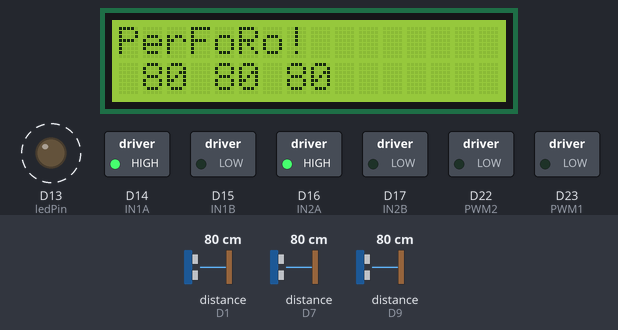
A sketch run on a simulated Arduino Due. Parts: 16×2 character LCD, switched loads named in the sketch (green lamp = pin HIGH), output pins drawn as LEDs (lit = HIGH). Wiring (inferred from the names in the program): 3 × ultrasonic range finder: trigger D0, echo D1 / trigger D6, echo D7 / trigger D8, echo D9. Dashed ring = blinking. Inputs (shaded band) come from the test bench; at power-on: distance to the obstacle (sensors on D7, D1, D9) 80 cm. The echo pulse lasts 58.3 µs per cm; random numbers use the default seed unless the sketch sets one; pins used as bus, display or sensor lines are not drawn.

Above: at 1.2 s.
1.3 s: distance to the obstacle (sensor on D7) set to 35 cm
At 1.8 s:
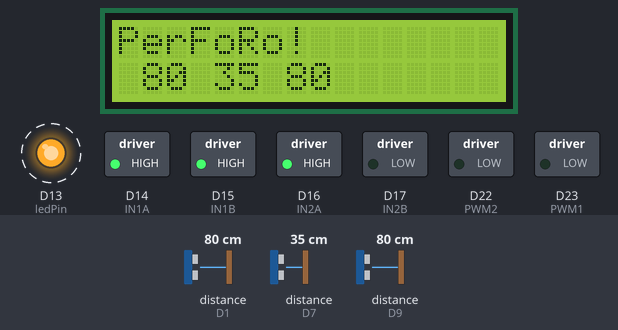
3.3 s: distance to the obstacle (sensor on D1) set to 2 cm
At 4.1 s:
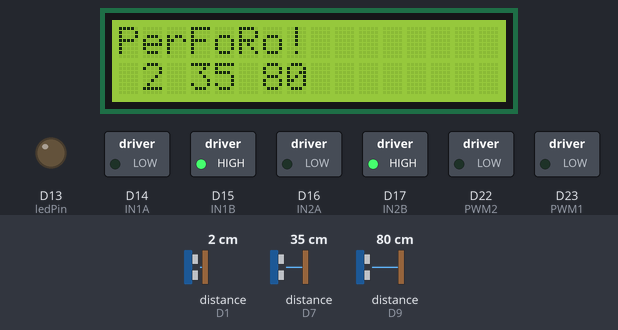
6.3 s: distance to the obstacle (sensor on D9) set to 2 cm
At 12.1 s:
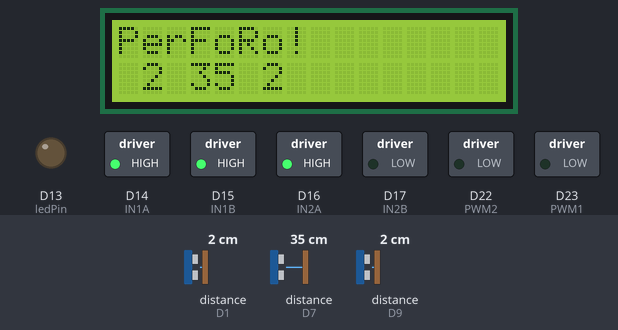
Timing chart, 0 to 27.8 s (numbered marks = the images above; inputs shaded):
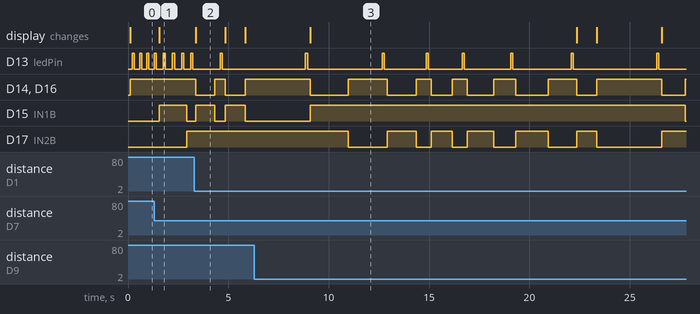

Measured:
- after the input at 1.3 s, D15 (IN1B): LOW → HIGH after 0.26 s, → LOW 1.4 s later; D17 (IN2B): LOW → HIGH after 1.6 s; the display: changes after 0.26 s (image 1)
- what the display in image 2 shows lasts 1.4 s, from 3.4 s to 4.8 s

The sketch:

OBSTACLE_AVOIDANCE.ino
```cpp
/**PerFoRo Obstacle Avoidance Module ***/
// include the library code:
#include <LiquidCrystal.h>

#define  MOTOR_DELAY_HIGH    200
#define  MOTOR_DELAY_MEDIUM  100
#define  MOTOR_DELAY_LOW     50
#define  MOTOR_SPEED         350

// initialize the library with the numbers of the interface pins
LiquidCrystal lcd(12, 11, 5, 4, 3, 2);
const int ledPin =  13;
const int LEFT_TRIG = 0;    // TRIGGER
const int LEFT_ECHO = 1;    // ECHO
const int CENTER_TRIG = 6;  // TRIGGER
const int CENTER_ECHO = 7;  // ECHO
const int RIGHT_TRIG = 8;   // TRIGGER
const int RIGHT_ECHO = 9;   // ECHO
const int PWM1 = 23;        //LEFT MOTOR
const int IN1A = 14;
const int IN1B = 15;
const int PWM2 = 22;        //RIGHT MOTOR
const int IN2A = 16;
const int IN2B = 17;
long distance, cms;
long left, center, right;
char incomingByte;
char incomingStream[10];
int i = 0, trap_count = 0;

long sense_sonar(int TRIG, int ECHO);
void display_sonar();
void avoid_obstacle(long left,long center, long right);
void sense_serial();
void toggle_led();
void move_front();
void move_back();
void move_left();
void move_right();

void setup() {
  // set up the LCD's number of columns and rows:
  lcd.begin(16, 2);
  // Print a message to the LCD.
  lcd.print("PerFoRo!");
  pinMode(ledPin, OUTPUT);
  pinMode(CENTER_TRIG, OUTPUT);
  pinMode(CENTER_ECHO,INPUT);
  pinMode(LEFT_TRIG, OUTPUT);
  pinMode(LEFT_ECHO,INPUT);
  pinMode(RIGHT_TRIG, OUTPUT);
  pinMode(RIGHT_ECHO,INPUT);
  pinMode(PWM1, OUTPUT);
  pinMode(IN1A, OUTPUT);
  pinMode(IN1B, OUTPUT);
  pinMode(PWM2, OUTPUT);
  pinMode(IN2A, OUTPUT);
  pinMode(IN2B, OUTPUT);
  analogWriteResolution(10);
  Serial.begin(38400);
}

void loop() {
  left = sense_sonar(LEFT_TRIG,LEFT_ECHO);
  delay(20);
  center = sense_sonar(CENTER_TRIG,CENTER_ECHO);
  delay(20);
  right = sense_sonar(RIGHT_TRIG,RIGHT_ECHO);
  display_sonar();
  avoid_obstacle(left,center,right);
  sense_serial();
  toggle_led();
}

long sense_sonar(int TRIG, int ECHO)  {
  digitalWrite(TRIG, LOW);
  delayMicroseconds(2);
  digitalWrite(TRIG, HIGH);
  delayMicroseconds(10);
  digitalWrite(TRIG, LOW);
  distance = pulseIn(ECHO, HIGH);
  cms= distance/58;
  if (cms > 350) {
    cms = 350;
  }
  return cms;
}

void display_sonar()  {
  lcd.clear();
  lcd.print("PerFoRo!");
  lcd.setCursor(0, 1);
  lcd.print(" ");
  lcd.print(left);
  lcd.print(" ");
  lcd.print(center);
  lcd.print(" ");
  lcd.print(right);
}

void avoid_obstacle(long left,long center, long right)  {
  if ( trap_count == 5)  {
      trap_count = 0;
      avoid_trap();
  }  else  {
    if ((left < 30) || (center < 30) || (right < 30))  {
        trap_count++;
        move_back(random(1000));
        if ( (left < right) && (left < center) )  {
          move_right(random(1000));
        }  else  if ( (right < left) && (right < center) )  {
          move_left(random(1000));
        }  else  {
          move_back(1000);
          if ((random(1000) % 2) == 1) {
            move_left(random(2000));
          }  else  {
            move_right(random(2000));
          }
        }
    }  else if ((left > 50) && (center > 50) && (right > 50))  {
        trap_count = 0;
        move_front(MOTOR_DELAY_MEDIUM);
    }  else if ((left > 50) && (center > 50) && (right < 50))  {
        trap_count = 0;
        move_left(MOTOR_DELAY_MEDIUM);
    }  else if ((left > 50) && (center < 50) && (right > 50))  {
        trap_count++;
        if ((random(1000) % 2) == 1) {
            move_left(MOTOR_DELAY_HIGH);
        }  else  {
            move_right(MOTOR_DELAY_HIGH);
        }
    }  else if ((left > 50) && (center < 50) && (right < 50))  {
        trap_count = 0;
        move_left(MOTOR_DELAY_HIGH);
    }  else if ((left < 50) && (center > 50) && (right < 50))  {
        trap_count = 0;
        move_right(MOTOR_DELAY_MEDIUM);
    }  else if ((left < 50) && (center > 50) && (right < 50))  {
        trap_count++;
        if ((random(1000) % 2) == 1) {
            move_left(MOTOR_DELAY_HIGH);
        }  else  {
            move_right(MOTOR_DELAY_HIGH);
        }
    }  else if ((left < 50) && (center < 50) && (right > 50))  {
        trap_count = 0;
        move_right(MOTOR_DELAY_HIGH);
    }  else if ((left < 50) && (center < 50) && (right < 50))  {
        trap_count++;
        if ((random(1000) % 2) == 1) {
            move_left(MOTOR_DELAY_HIGH);
        }  else  {
            move_right(MOTOR_DELAY_HIGH);
        }
    }
  }
}

void avoid_trap()  {
  lcd.clear();
  lcd.print("TRAP encountered");
  lcd.setCursor(0, 1);
  move_back(1000);
  if ((random(1000) % 2) == 1) {
      lcd.print("LEFT");
      move_left(3000);
  }  else  {
      lcd.print("RIGHT");
      move_right(3000);
  }
}

void sense_serial()  {
  if (Serial.available() > 0) {
    incomingByte = Serial.read();
    if ( incomingByte == 32 || i == 10 ) {
      lcd.clear();
      lcd.setCursor(0, 0);
      lcd.print("Data: ");
      for ( int j = 0; j < i; j++ )  {
        lcd.print(incomingStream[j]);
      }
      i = 0;
    } else {
      incomingStream[i] = incomingByte;
      i++;
    }
  }
}

void toggle_led()  {
  digitalWrite(ledPin, HIGH);
  delay(100);
  digitalWrite(ledPin, LOW);
  delay(100);
}

void move_front(int motor_delay)
{
  analogWrite(PWM1, MOTOR_SPEED);
  digitalWrite(IN1A, HIGH);
  digitalWrite(IN1B, LOW);
  analogWrite(PWM2, MOTOR_SPEED);
  digitalWrite(IN2A, HIGH);
  digitalWrite(IN2B, LOW);
  delay(motor_delay);
}

void move_back(int motor_delay)
{
  analogWrite(PWM1, MOTOR_SPEED);
  digitalWrite(IN1A, LOW);
  digitalWrite(IN1B, HIGH);
  analogWrite(PWM2, MOTOR_SPEED);
  digitalWrite(IN2A, LOW);
  digitalWrite(IN2B, HIGH);
  delay(motor_delay);
}

void move_left(int motor_delay)
{
  analogWrite(PWM1, MOTOR_SPEED);
  digitalWrite(IN1A, HIGH);
  digitalWrite(IN1B, HIGH);
  analogWrite(PWM2, MOTOR_SPEED);
  digitalWrite(IN2A, HIGH);
  digitalWrite(IN2B, LOW);
  delay(motor_delay);
}

void move_right(int motor_delay)
{
  analogWrite(PWM1, MOTOR_SPEED);
  digitalWrite(IN1A, HIGH);
  digitalWrite(IN1B, LOW);
  analogWrite(PWM2, MOTOR_SPEED);
  digitalWrite(IN2A, HIGH);
  digitalWrite(IN2B, HIGH);
  delay(motor_delay);
}
```
